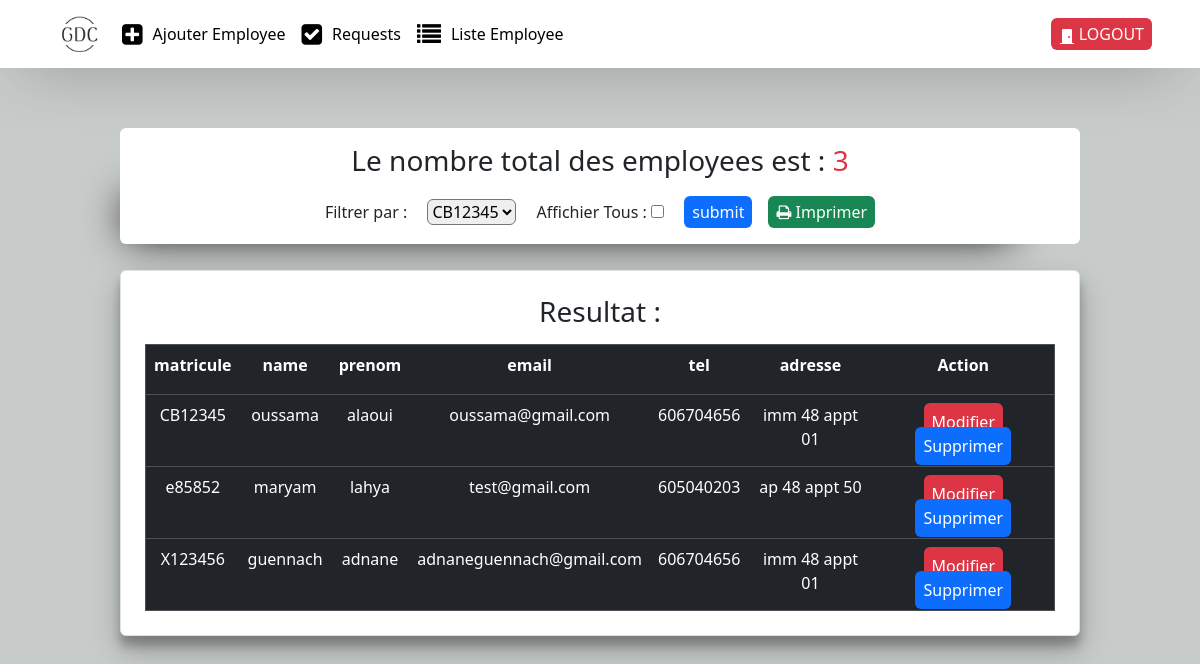
Screenshot of /show_data_user.php (signed in) with the database file from the repository.
### tables this page shows
CREATE TABLE `employees` (
  `name` varchar(100) NOT NULL,
  `prenom` varchar(45) NOT NULL,
  `grade` varchar(45) NOT NULL,
  `email` varchar(45) NOT NULL,
  `tel` int(11) NOT NULL,
  `adresse` varchar(45) NOT NULL,
  `matricule` varchar(45) NOT NULL,
  `login` varchar(45) DEFAULT NULL,
  `pass` text DEFAULT NULL
);

### show_data_user.php (the view, shortened to what this page needs)
<?php
require("config.php");
if (isset($_SESSION['email']) && $_SESSION['email'] == "root") {
$zz = 0;
$stm = $db->prepare("SELECT name, prenom, grade, email, tel, adresse, matricule from employees");
$stm->execute();
$taber = $stm->fetchAll(PDO::FETCH_OBJ);
if ($taber) :
    foreach ($taber as $ii) {
        $zz++;
    }
?>
<?php endif; ?>
    <!DOCTYPE html>
    <html lang="en">
    <head>
        <link rel="stylesheet" href="https://cdn.jsdelivr.net/npm/bootstrap@5.3.3/dist/css/bootstrap.min.css">
        <link rel="stylesheet" href="https://cdnjs.cloudflare.com/ajax/libs/font-awesome/4.7.0/css/font-awesome.min.css">
    </head>
    <body style="background :#c7cbca;">
    <nav class="navbar navbar-expand-lg navbar-light " style="background-color: white;box-shadow: -1px 6px 69px -25px rgba(0,0,0,0.75);
">
            <div class="container-fluid d-flex justify-content-between px-5">
            <a class="navbar-brand mx-2" href="status.php"><img src="logo.png" alt="" style="width:50px;"></a>
                <div class="collapse navbar-collapse" id="navbarNavAltMarkup">
                    <div class="navbar-nav">
                    <a class="nav-link active d-flex align-items-center " style="gap:10px;" aria-current="page" href="main_admin.php"><i class="fa fa-plus-square" style="font-size:24px"></i>
 Ajouter Employee</a>
                        <a class="nav-link active d-flex align-items-center" style="gap:10px;" href="status.php"><i class="fa fa-check-square" style="font-size:24px"></i>
 Requests</a>
                        <a class="nav-link active d-flex align-items-center" style="gap:10px;" href="show_data_user.php"><i class="fa fa-list" style="font-size:24px"></i>
 Liste Employee</a>
                    </div>
                </div>
                <div class="cncn d-flex align-items-center bg-danger text-white px-2 py-1 rounded">
                                        <a href="logout.php" class="nav-link logout"> <svg xmlns="http://www.w3.org/2000/svg" width="16" height="16" fill="currentColor" class="bi bi-door-closed-fill" viewBox="0 0 16 16">
                <path d="M12 1a1 1 0 0 1 1 1v13h1.5a.5.5 0 0 1 0 1h-13a.5.5 0 0 1 0-1H3V2a1 1 0 0 1 1-1zm-2 9a1 1 0 1 0 0-2 1 1 0 0 0 0 2"/>
                </svg>
                LOGOUT</a>
                    </div>
            </div>
        </nav>
<div class="container_all d-flex justify-content-center flex-column" style="height:100%; gap:10px;padding:60px 0px;">
   <div class="counter__employees_ d-flex flex-column justify-content-center align-items-center" style=" gap:10px;">
             <div class="container_sub__ mb-3 bg-white d-flex flex-column justify-content-center align-items-center rounded py-3" style="width:80%; gap:10px;box-shadow: -31px 31px 41px -38px rgba(0,0,0,1)">
                <h3> Le nombre total des employees est : <span class="text-danger"><?php echo $zz; ?></span> </h3>
                <div class="container_sub__ d-flex align-items-center">
                    <form action="#" method="post">
                        <label for="">Filtrer par : </label>
                        <select class="rounded mx-3" name="search" id="">
                            <?php foreach ($taber as $bb) : ?>
                                <option value="<?= $bb->matricule; ?>"<?php  if (isset($_POST["search"]) and $bb->matricule == $_POST["search"]) {echo"Selected";} else {echo "";}?> > <?= $bb->matricule; ?> </option>
                            <?php endforeach; ?>
                        </select>
                        <label for="">Affichier Tous :</label>
                        <input type="checkbox" name="deleteall">
                        <input class="rounded mx-3 bg-primary border-0 text-white px-2 py-1"  type="submit" value="submit">
                    </form>
                    <a href="generate_pdf.php?id.pdf=1" style="text-decoration:none"class="imprimer text-white bg-success rounded m-0 py-1 px-2 "><i class="fa fa-print"></i>
 Imprimer</a>
                </div>
                </div>
        </div>
        <?php if(isset($_POST["deleteall"]) or empty($_POST)) {
            $sql1_count= "select count(*) from employees";
            $stmt1_count= $db->prepare($sql1_count) ;
            $stmt1_count->execute();
            $counter = $stmt1_count->fetchAll(PDO::FETCH_ASSOC);
            if ($counter[0]["count(*)"] != 0) {
            ?>
        <div class="container___ d-flex align-items-center justify-content-center" >
            <div class="width_table_ rounded border px-4 py-2 pb-4 bg-white" style="width:80%;box-shadow: rgba(0, 0, 0, 0.25) 0px 14px 28px, rgba(0, 0, 0, 0.22) 0px 10px 10px;">
                <h3 class="text-center my-3">Resultat :</h3>
                <table border='1' class="table table-dark" cellspacing='0' cellpadding="10px" style="width:100%; margin-bottom:0;">
                    <tr>
                        <th>matricule</th>
                        <th>name</th>
                        <th>prenom</th>
                        <th>email</th>
                        <th>tel</th>
                        <th>adresse</th>
                        <th>Action </th>
                    </tr>
                    <?php foreach ($taber as $x) : ?>
                        <tr>
                            <td><?= $x->matricule; ?></td>
                            <td><?= $x->name; ?></td>
                            <td><?= $x->prenom; ?></td>
                            <td><?= $x->email; ?></td>
                            <td><?= $x->tel; ?></td>
                            <td><?= $x->adresse; ?></td>
                            <td style="padding-top:15px;">
                                <a style=" text-decoration:none; " class="rounded bg-danger text-white py-2 px-2" href="modifier_employee.php?ref=<?= $x->matricule; ?>">Modifier</a>
                                <a style=" text-decoration:none;" class="rounded bg-primary  text-white py-2 px-2" onclick="return confirm('Voulez vous supprimer l\'employé numéro <?= $x->matricule; ?>?')" href="supprimer_employee.php?ref=<?= $x->matricule; ?>">Supprimer</a>
                            </td>
                        </tr>
                    <?php endforeach; ?>
                </table>
            </div>
        </div> <?php } else {
             ?> <div class="allcontainer_result d-flex justify-content-center   ">
            <div class="container_sub__ d-flex justify-content-center align-items-center rounded bg-white py-3" style="width:80%; gap:10px">
        <h3><span class="text-danger">0</span> RESULTAT TROUVE !</h3>
   </div></div>
            <?php }  } ?> </div>
    </body>
  <?php } else { header("Location:login.php");
        exit();} ?>  </html>

### show_data_user.php (style rules this page uses)
th, td { text-align: center; }
tr { height: 50px; }

### rows the page displays
employees: matricule "CB12345", name "oussama", prenom "alaoui", email "oussama@gmail.com", tel "606704656", adresse "imm 48 appt 01"
employees: matricule "e85852", name "maryam", prenom "lahya", email "test@gmail.com", tel "605040203", adresse "ap 48 appt 50"
employees: matricule "X123456", name "guennach", prenom "adnane", email "adnaneguennach@gmail.com", tel "606704656", adresse "imm 48 appt 01"

### other values shown
$zz "3"
form field search "CB12345"
